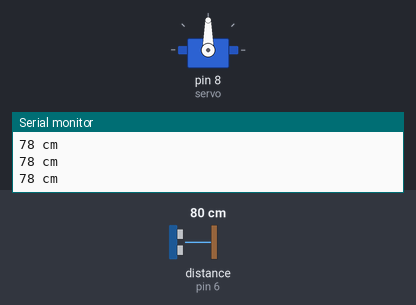
Recording of a sketch running on a simulated Arduino Uno, built with avr-gcc and run on an emulated ATmega328P. Shown: servo, the last lines printed to the serial monitor. Wiring (inferred from the names in the program): ultrasonic range finder: trigger pin 7; echo pin 6. The test bench sets the inputs (shaded band); at power-on: distance to the obstacle (sensor on pin 6) 80 cm. The echo pulse lasts 58.3 µs per cm.

Above: at 1.2 s.
1.3 s: distance to the obstacle (sensor on pin 6) set to 2 cm
At 6.7 s:
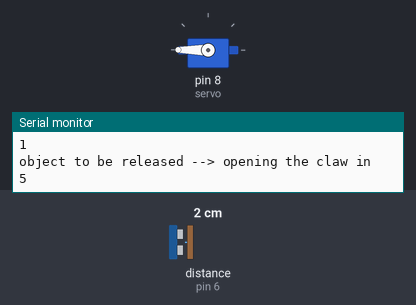
At 16.0 s:
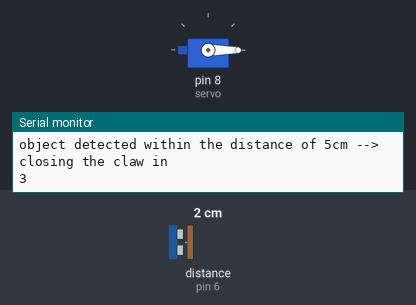
Timing chart, 0 to 29.8 s (numbered marks = the images above; inputs shaded):
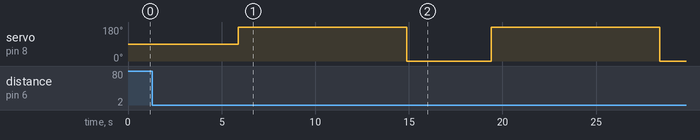

Measured:
- after the input at 1.3 s, servo on pin 8 (servo): alternates 180° for 9.0 s and 0° for 4.5 s, starting after 4.6 s

The sketch:

test_run_1.ino.ino
```cpp
#include <Servo.h>
#define trigPin 7
#define echoPin 6

Servo servo;

void setup()
{
Serial.begin (9600);
pinMode(trigPin, OUTPUT);
pinMode(echoPin, INPUT);
servo.attach(8);

}

void loop()
{
int openDelay = 3;
int closeDelay = 5;
long duration, distance;

digitalWrite(trigPin, LOW);
delayMicroseconds(2);
digitalWrite(trigPin, HIGH);
delayMicroseconds(10);
digitalWrite(trigPin, LOW);

duration = pulseIn(echoPin, HIGH);
distance=duration*340/20000;
  digitalWrite(5, HIGH);

if(distance<5){
  Serial.println("object detected within the distance of 5cm --> closing the claw in ");
  for (int i = 0; i < openDelay; i++) {
  Serial.println(openDelay-i);
  delay(1500);
  }
  servo.write(180);

  Serial.println("object to be released --> opening the claw in ");
  for (int j = 0; j <= closeDelay; j++) {
  Serial.println(closeDelay-j);
  delay(1500);
  }
  servo.write(0);
}

else{
  Serial.print(distance);
  Serial.println(" cm");
  delay(100);
}
}
```
